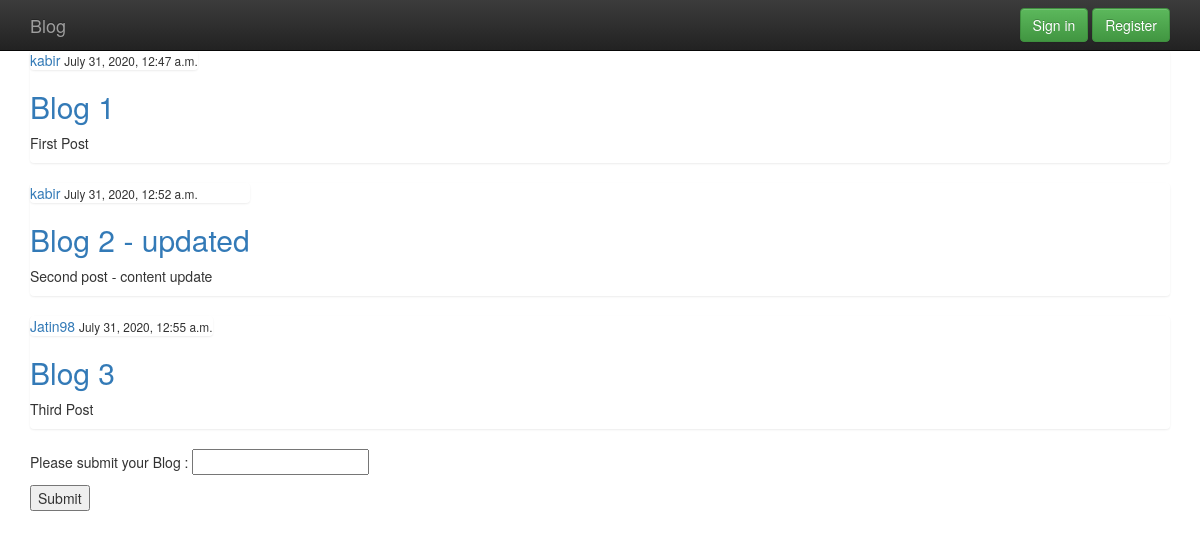
Screenshot of /business with the database file from the repository.
### blog/models.py (models this page shows, shortened)
class Post(models.Model):
	title = models.CharField(max_length = 100)
	content = models.TextField()
	date_posted = models.DateTimeField(default=timezone.now)
	author = models.ForeignKey(User, on_delete=models.CASCADE)

### blog/views.py (the view)
# urls.py: path('business', views.business, name = 'business'),
def business(request):
	context = {
	'posts' : Post.objects.all()
	}
	return render(request, 'blog/business.html', context)

### blog/templates/blog/business.html (shortened to what this page needs)
{% extends "blog/base.html" %}
{% block content %}
<section class="container">
	{% for post in posts %}
	<div class="list-group">
		<article>
			<div class="media-body">
				<div class="list-group">
					<a href="#">{{ post.author }}</a>
					<small>{{ post.date_posted }}</small>
				</div>
				<h2><a href="#">{{ post.title }}</a></h2>
				<p>{{ post.content }}</p>
			</div>
		</article>
	</div>
	{% endfor %}
</section>
<section class="container">
	<form action="" method="post">
		<p>
			Please submit your Blog :
			<input type="text" name="url">
		</p>
		<p>
			<button type="submit">Submit</button>
		</p>
	</form>
</section>
{% endblock %}

### blog/templates/blog/base.html (shortened to what this page needs)
<!doctype html>
<html class="no-js" lang="">
    <head>
{% load static %}
        <link rel="stylesheet" href="{% static 'blog/css/bootstrap.min.css' %}">
        {% load static %}
        <link rel="stylesheet" href="{% static 'blog/css/bootstrap-theme.min.css' %}">
        {% load static %}
        <link rel="stylesheet" href="{% static 'blog/css/main.css' %}">
    </head>
    <body>
    <nav class="navbar navbar-inverse navbar-fixed-top" role="navigation">
      <div class="container">
        <div class="navbar-header">
          <a class="navbar-brand" href="/">Blog</a>
        </div>
        <div id="navbar" class="navbar-collapse collapse">
          {% if user.is_authenticated %}
          <form class="navbar-form navbar-right" role="form">
            <a class="btn btn-success" href= "{% url 'profile' %} " role="button">My Profile</a>
            <a class="btn btn-success" href= "{% url 'logout' %} " role="button">Sign out</a>
          </form>
          {% else %}
          <form class="navbar-form navbar-right" role="form">
            <a class="btn btn-success" href= "{% url 'login' %} " role="button">Sign in</a>
            <a class="btn btn-success" href= "{% url 'register' %}" role="button">Register</a>
          </form>
          {% endif %}
        </div>
      </div>
    </nav>
      {% block content %}
      {% endblock %}
    </body>
</html>

### blog/static/blog/css/main.css (style rules this page uses)
h2,h3,h4,h5,h6 { color: #b30000; }

### blog/templates/blog/base.html (style rules this page uses)
body { padding-top: 50px; padding-bottom: 20px; }

### rows the page displays
Post: author "kabir", date_posted "July 31, 2020, 12:47 a.m.", title "Blog 1", content "First Post"
Post: author "kabir", date_posted "July 31, 2020, 12:52 a.m.", title "Blog 2 - updated", content "Second post - content update"
Post: author "Jatin98", date_posted "July 31, 2020, 12:55 a.m.", title "Blog 3", content "Third Post"
